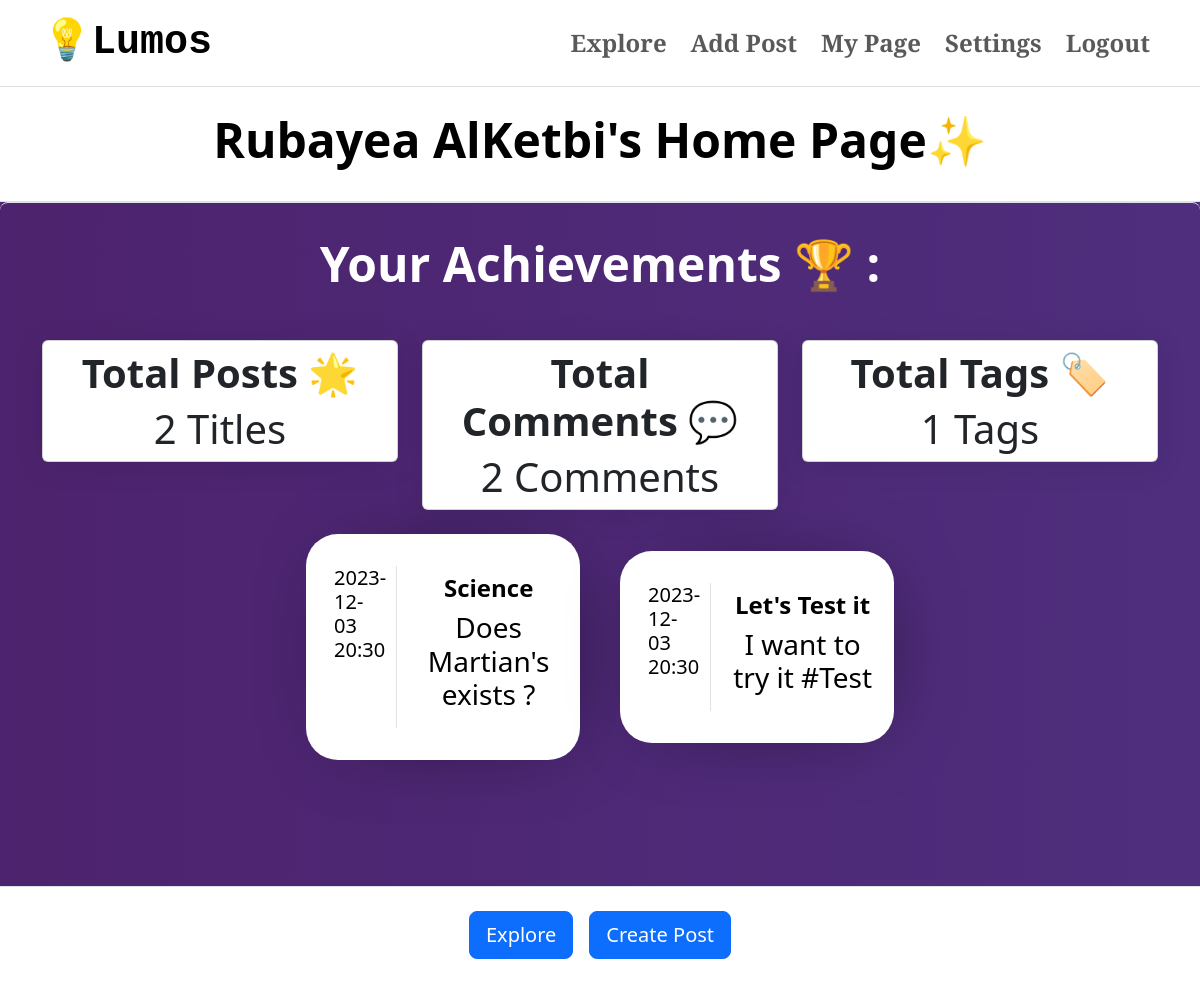
The page /my_page (signed in) on the database as committed earlier.
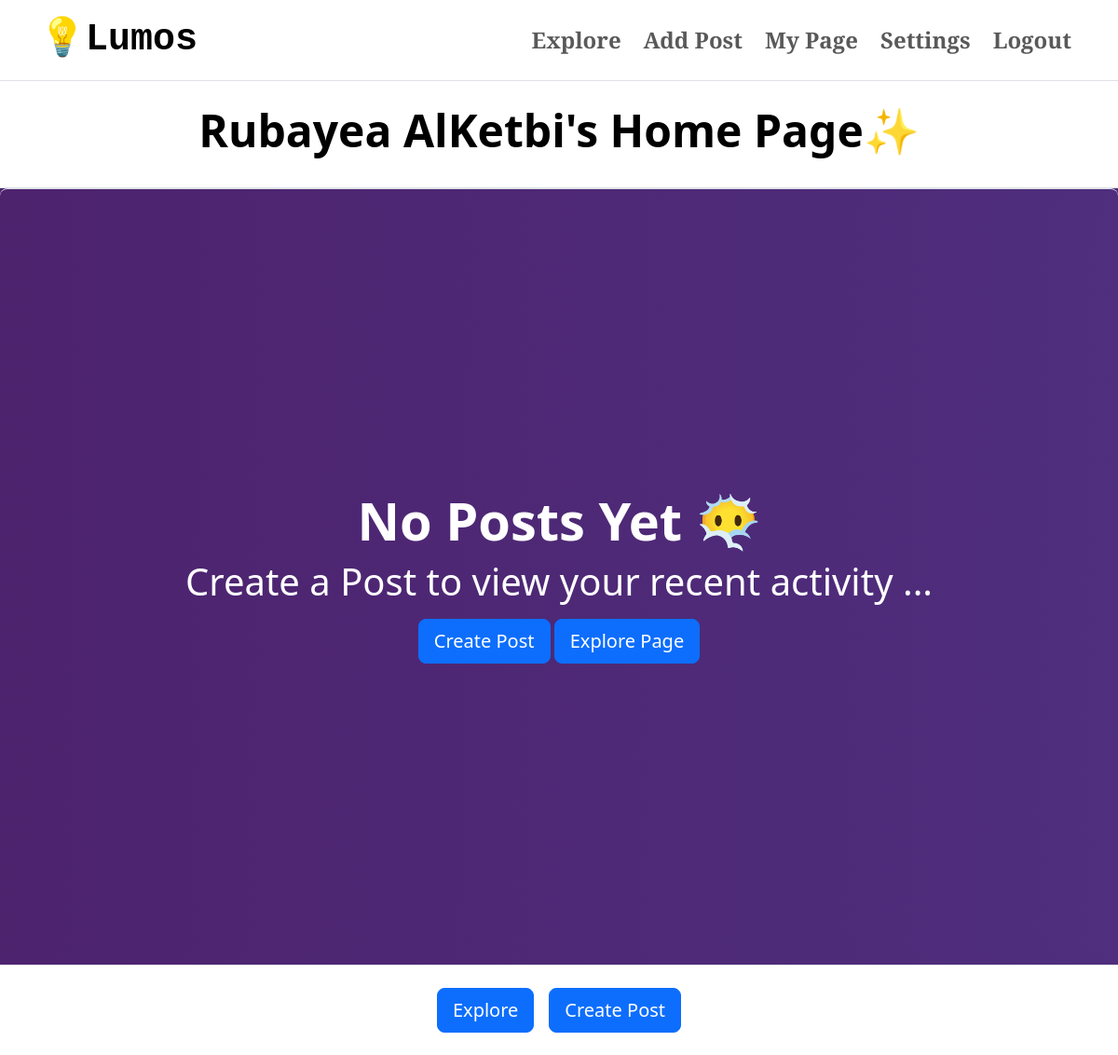
The same page on the database as committed later.
### app/models.py (models this page shows, shortened)
class User(db.Model, UserMixin):
    id = db.Column(db.Integer, primary_key=True)
    name = db.Column(db.String(100), nullable=False)
    email = db.Column(db.String(100), unique=True, nullable=False)
    passwordHashed = db.Column(db.String(100), nullable=False)
    username = db.Column(db.String(20), unique=True, nullable=False)
    biography = db.Column(db.Text, nullable=True)
    avatar = db.Column(db.String(), nullable=True)
    posts = db.relationship('Post', backref='user', lazy=True)
    @property
    def password(self):
        raise AttributeError('password: write-only field , not readable')

class Post(db.Model):
    id = db.Column(db.Integer, primary_key=True)
    title = db.Column(db.String(100), nullable=False)
    caption = db.Column(db.Text, nullable=False)
    publish_date = db.Column(db.DateTime, default=datetime.utcnow())
    author_id = db.Column(db.Integer, db.ForeignKey('user.id'), nullable=False)
    tags = db.relationship('Tag', secondary='post_tag', backref=db.backref('posts', lazy='dynamic'))

### app/views.py (the view)
@app.route('/my_page', methods=['GET', 'POST'])
@login_required
def my_page():
    user = User.query.filter_by(username=current_user.username).first()
    posts = Post.query.filter_by(author_id=current_user.id).all()
    latest_posts = []  # Initialize the variable before the loop
    for _ in posts:
        latest_posts = Post.query.filter_by(author_id=current_user.id).order_by(Post.publish_date.desc()).limit(5).all()
    top_three_posts = Post.query \
    .outerjoin(Comment, Post.id == Comment.post_id) \
    .with_entities(Post, func.count(Comment.id).label('comment_count')) \
    .group_by(Post.id) \
    .order_by(func.count(Comment.id).desc()) \
    .limit(3) \
    .all()
    posts = Post.query.filter_by(author_id=current_user.id).all()
    comments = Comment.query.filter_by(author_id=current_user.id).all()
    post_count = len(posts)
    comment_count = len(comments)
    tags = Tag.query.all()
    tag_count = 0
    for tag in tags:
        for post in posts:
            if tag in post.tags:
                tag_count += 1
    return render_template("my_page.html",user=user, posts = posts, latest_posts = latest_posts, remaining_posts = top_three_posts,tag_count=tag_count,post_count=post_count,comment_count=comment_count)

### app/views.py (called while the page is built)
@login_manager.user_loader
def load_user(id):
    return User.query.get(int(id))

### app/templates/my_page.html
{%extends "home.html"%}
{%block content%}
<div class=" movingGradeient h-full">
    <div class="container-fluid border-top border-bottom py-4 banner">
        <section class="container-sm my-auto text-center">
            <h1 class="display-5 fw-bold">{{ user.name }}'s Home Page✨</h1>
        </section>
    </div>
    <div class="container-fluid rounded-3 d-grid border-top ", style="width:100%; padding:1rem;">
        {%if latest_posts%}
        <h1 class="display-5 p-3 m-6 text-center fw-bold text-white mr-5 ">Your Achievements 🏆 :</h1>
        <div class="container my-4">
            <div class="row">
                <div class="col-md-4">
                    <div class="card text-center glassContainer rounded-2">
                        <div class="card-body py-2">
                            <h3 class="card-title fs-1 fw-bold ">Total Posts 🌟</h3>
                            <h1 class="card-text fs-1 fw-light ">{{ post_count }} Titles</h1>
                        </div>
                    </div>
                </div>
                <div class="col-md-4">
                    <div class="card text-center glassContainer rounded-2">
                        <div class="card-body py-2">
                            <h3 class="card-title fs-1 fw-bold ">Total Comments 💬</h3>
                            <h1 class="card-text fs-1 fw-light ">{{ comment_count }} Comments</h1>
                        </div>
                    </div>
                </div>
                <div class="col-md-4">
                    <div class="card text-center glassContainer rounded-2">
                        <div class="card-body py-2 ">
                            <h3 class="card-title fs-1 fw-bold">Total Tags 🏷️</h3>
                            <h1 class="card-text fs-1 fw-light">{{ tag_count }} Tags</h1>
                        </div>
                    </div>
                </div>
            </div>
        </div>
        <div class="row d-flex justify-content-center align-items-center gap-3 m">
            {% for post in latest_posts %}
            <div class="col-md-3 growContainer">
                <a href="{{ url_for('post', post_id=post.id) }}" style="text-decoration:none; color:black;">
                <div class="container normalContainer" id="{{ post.id }}">
                    <div class="row">
                        <div class="col-md-4 border-end">
                            <h5 class="fw-light px-3">{{ post.publish_date.strftime('%Y-%m-%d %H:%M') }}</h5>
                        </div>
                        <div class="col-md-8 py-2">
                            <h4 class="fw-bold text-center">{{ post.title }}</h4>
                            <h3 class="fw-light text-center">{{ post.caption }}</h3>
                        </div>
                    </div>
                </div>
            </a>
            </div>
            {% endfor %}
        </div>
        {%else%}
        <div class="container-fluid py-4 h-full movingGradeient d-flex rounded">
            <section class="container-sm my-auto text-center justify-content-center ">
                <h1 class="display-4 fw-bold text-white">No Posts Yet 😶‍🌫️</h1>
                <p class="display-6 fw-light text-white">Create a Post to view your recent activity ... </p>
                <a href="{{ url_for('add_post') }}" class="btn btn-primary btn-lg">Create Post</a>
                <a href="{{ url_for('explore') }}" class="btn btn-primary btn-lg">Explore Page</a>
            </section>
        </div>
        {%endif%}
    </div>
</div>
<footer class="navbar sticky-bottom banner border-top">
    <div class="container d-flex justify-content-center align-items-center p-3">
        <a href="{{ url_for('explore') }}" class="text-white btn btn-primary btn-lg mx-2">Explore</a>
        <a href="{{ url_for('add_post') }}" class="text-white btn btn-primary btn-lg mx-2">Create Post</a>
    </div>
</footer>
{%endblock%}

### app/templates/home.html (shortened to what this page needs)
<!DOCTYPE html>
<html lang="en">
<head>
    <link rel="stylesheet" href="{{ url_for('static', filename='CSS/style.css') }}">
    <link href="https://cdn.jsdelivr.net/npm/bootstrap@5.3.2/dist/css/bootstrap.min.css"
      rel="stylesheet"
>
      <link href="https://cdnjs.cloudflare.com/ajax/libs/font-awesome/6.1.1/css/all.min.css" rel="stylesheet">
      <link rel="stylesheet" type="text.css" href="//cdnjs.cloudflare.com/ajax/libs/cookieconsent2/3.1.0/cookieconsent.min.css" />
</head>
<body>
  <div class="container-fluid">
    <nav class="navbar navbar-expand-lg" data-bs-theme="light">
        <div class="container">
          <a class="navbar-brand navTitle fs-1 fw-bold" href="{{url_for("home")}}">💡Lumos</a>
          <div class="collapse navbar-collapse" id="navbarNavDropdown">
            <ul class="navbar-nav ms-auto d-flex gap-2 fs-4 fw-bold">
            {% if current_user.is_authenticated %}
              <li class="nav-item">
                <a class="nav-link title" href="{{url_for("explore")}}">Explore</a>
              </li>
              <li class="nav-item">
                <a class="nav-link title" href="{{url_for("add_post")}}">Add Post</a>
              </li>
              <li class="nav-item">
                <a class="nav-link title" href="{{url_for("my_page")}}">My Page</a>
              </li>
              <li class="nav-item">
                <a class="nav-link title" href="{{url_for("userDash")}}">Settings</a>
              </li>
              <li class="nav-item fs-4 ">
                <a class="nav-link title "href="{{url_for("logout")}}">Logout</a>
              </li>
            {% endif %}
            </ul>
          </div>
        </div>
      </nav>
  </div>
  {% block content %}
  {% endblock%}
</body>
</html>

### app/static/CSS/style.css (style rules this page uses)
:root { --black: #020100ff; --lapis-lazuli: #235789ff; --school-bus-yellow: #f1d302ff; --fire-engine-red: #c1292eff; --baby-powder: #fdfffcff; }
.navTitle { font-family: 'Courier New', Courier, monospace; font-size: large; text-size-adjust: 100%; }
.title { font-family: 'Josefin Slab', serif; }
.h-full { min-height: 100vh; }
.banner { background-color:white; color:black; }
.movingGradeient { width: 100%; height: 100%; background-image: linear-gradient( 90.6deg, rgba(77,34,109,1) -1%, rgba(90,142,253,1) 153.1% ); background-size: 600% 600%; animation: animateBackground 10s infinite linear; }

Rows that differ between the two databases and show on the page:
removed Post: publish_date "2023-12-03 20:30", title "Science", caption "Does Martian's exists ?"
removed Post: publish_date "2023-12-03 20:30", title "Let's Test it", caption "I want to try it #Test"
Other text that changed with them:
{{ post_count }}: "2" → (not shown)
{{ comment_count }}: "2" → (not shown)
{{ tag_count }}: "1" → (not shown)
text no longer shown: "Your Achievements 🏆 : Total Posts 🌟 Titles Total Comments 💬 Comments Total Tags 🏷️ Tags"
text now shown: "No Posts Yet 😶‍🌫️ Create a Post to view your recent activity ... Create Post Explore Page"
